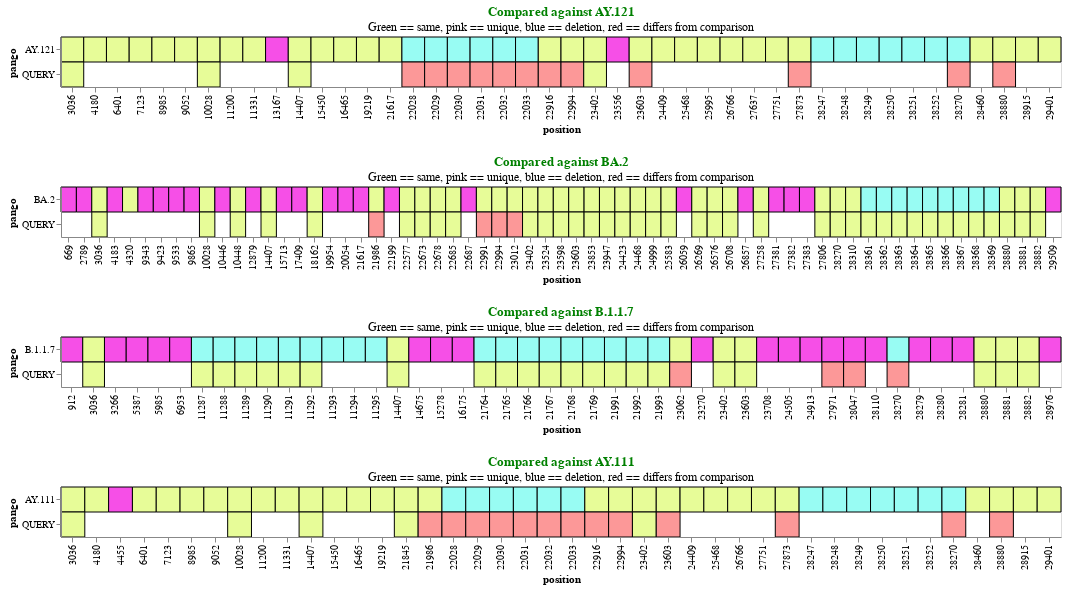

This figure's notebook cell:
### Code cell
def compare_query_and_lineage_plot(query_path: str, reference_path: str, mutations_csv: str, compare_to: str):
    '''Compares query mutatations against mutations for a given corona lineage.'''
    mutations_db = make_mutations_df(mutations_csv)
    mutations_db = mutations_db[['pango', 'mutation', 'kind', 'position']]
    lineage_df = mutations_db[mutations_db['pango'] == compare_to]

    query_df = make_query_df(query_path, reference_path)
    # Vad är bäst, jämföra mot bara mutationer i den man vill jämföra med eller ta alla mutationer som finns i query???
    # kommentera bort raderna nedan för att testa
    query_df = query_df[query_df['position'].isin(mutations_db.position.to_list())]
    query_df = query_df[query_df['position'].isin(lineage_df.position.to_list())]
    
    query_df['kind'] = [3 if x in lineage_df.mutation.to_list() else 4 for x in query_df.mutation]
    
    concated = pd.concat([lineage_df, query_df])
    position_level = sorted(concated.position.unique())
    
    fig = alt.Chart(concated, title={'text': [f'Compared against {compare_to}'], 
                                     'subtitle': ['Green == same, pink == unique, blue == deletion, red == differs from comparison'], 
                                     'color': 'green'}).mark_rect(stroke='black').encode(
    x=alt.X('position:N', axis=alt.Axis(), sort=position_level),
    y='pango',
    color=alt.Color('kind', legend=None, scale=alt.Scale(domain=[0, 1, 2, 3, 4], range=['#e7fc98 ', '#f64fe7', '#98fcf3', '#e7fc98', '#fc9898'])),
    tooltip=[
        alt.Tooltip('mutation', title='Mutation'),
        alt.Tooltip('pango', title='Pango')]).properties(width=1000, height=50)

    return fig, concated
    

fig1, df1 = compare_query_and_lineage_plot('output/nextclade.aligned.fasta', 'data/sars-cov-2/reference.fasta', 'mutations.csv', 'AY.121')
fig2, df1 = compare_query_and_lineage_plot('output/nextclade.aligned.fasta', 'data/sars-cov-2/reference.fasta', 'mutations.csv', 'BA.2')
fig3, df1 = compare_query_and_lineage_plot('output/nextclade.aligned.fasta', 'data/sars-cov-2/reference.fasta', 'mutations.csv', 'B.1.1.7')
fig4, df1 = compare_query_and_lineage_plot('output/nextclade.aligned.fasta', 'data/sars-cov-2/reference.fasta', 'mutations.csv', 'AY.111')


fig1 & fig2 & fig3 & fig4

### Figure 1 — Vega-Lite specification as saved in the notebook (floating-point values rounded to 4 significant figures)
{"config": {"view": {"continuousWidth": 400, "continuousHeight": 300}}, "vconcat": [{"data": {"name": "data-84133f757e0aec9e817d615736dae4f9"}, "mark": {"type": "rect", "stroke": "black"}, "encoding": {"color": {"field": "kind", "legend": null, "scale": {"domain": [0, 1, 2, 3, 4], "range": ["#e7fc98 ", "#f64fe7", "#98fcf3", "#e7fc98", "#fc9898"]}, "type": "quantitative"}, "tooltip": [{"field": "mutation", "title": "Mutation", "type": "nominal"}, {"field": "pango", "title": "Pango", "type": "nominal"}], "x": {"axis": {}, "field": "position", "sort": [3036.0, 4180.0, 6401.0, 7123.0, 8985.0, 9052.0, 10030.0, 11200.0, 11330.0, 13170.0, 14410.0, 15450.0, 16460.0, 19220.0, 21620.0, 22030.0, 22030.0, 22030.0, 22030.0, 22030.0, 22030.0, 22920.0, 22990.0, 23400.0, 23560.0, 23600.0, 24410.0, 25470.0, 26000.0, 26770.0, 27640.0, 27750.0, 27870.0, 28250.0, 28250.0, 28250.0, 28250.0, 28250.0, 28250.0, 28270.0, 28460.0, 28880.0, 28920.0, 29400.0], "type": "nominal"}, "y": {"field": "pango", "type": "nominal"}}, "height": 50, "title": {"text": ["Compared against AY.121"], "subtitle": ["Green == same, pink == unique, blue == deletion, red == differs from comparison"], "color": "green"}, "width": 1000}, {"data": {"name": "data-923399263a48889f681003441d9ca992"}, "mark": {"type": "rect", "stroke": "black"}, "encoding": {"color": {"field": "kind", "legend": null, "scale": {"domain": [0, 1, 2, 3, 4], "range": ["#e7fc98 ", "#f64fe7", "#98fcf3", "#e7fc98", "#fc9898"]}, "type": "quantitative"}, "tooltip": [{"field": "mutation", "title": "Mutation", "type": "nominal"}, {"field": "pango", "title": "Pango", "type": "nominal"}], "x": {"axis": {}, "field": "position", "sort": [669.0, 2789.0, 3036.0, 4183.0, 4320.0, 9343.0, 9423.0, 9533.0, 9865.0, 10030.0, 10450.0, 10450.0, 12880.0, 14410.0, 15710.0, 17410.0, 18160.0, 19950.0, 20050.0, 21620.0, 21990.0, 22200.0, 22580.0, 22670.0, 22680.0, 22680.0, 22690.0, 22990.0, 22990.0, 23010.0, 23400.0, 23520.0, 23600.0, 23600.0, 23850.0, 23950.0, 24420.0, 24470.0, 25000.0, 25580.0, 26060.0, 26270.0, 26580.0, 26710.0, 26860.0, 27260.0, 27380.0, 27380.0, 27380.0, 27810.0, 28270.0, 28310.0, 28360.0, 28360.0, 28360.0, 28360.0, 28360.0, 28370.0, 28370.0, 28370.0, 28370.0, 28880.0, 28880.0, 28880.0, 29510.0], "type": "nominal"}, "y": {"field": "pango", "type": "nominal"}}, "height": 50, "title": {"text": ["Compared against BA.2"], "subtitle": ["Green == same, pink == unique, blue == deletion, red == differs from comparison"], "color": "green"}, "width": 1000}, {"data": {"name": "data-1547beff7eff30610cc47ae92d7f6a5e"}, "mark": {"type": "rect", "stroke": "black"}, "encoding": {"color": {"field": "kind", "legend": null, "scale": {"domain": [0, 1, 2, 3, 4], "range": ["#e7fc98 ", "#f64fe7", "#98fcf3", "#e7fc98", "#fc9898"]}, "type": "quantitative"}, "tooltip": [{"field": "mutation", "title": "Mutation", "type": "nominal"}, {"field": "pango", "title": "Pango", "type": "nominal"}], "x": {"axis": {}, "field": "position", "sort": [912.0, 3036.0, 3266.0, 5387.0, 5985.0, 6953.0, 11290.0, 11290.0, 11290.0, 11290.0, 11290.0, 11290.0, 11290.0, 11290.0, 11300.0, 14410.0, 14680.0, 15280.0, 16180.0, 21760.0, 21760.0, 21770.0, 21770.0, 21770.0, 21770.0, 21990.0, 21990.0, 21990.0, 23060.0, 23270.0, 23400.0, 23600.0, 23710.0, 24500.0, 24910.0, 27970.0, 28050.0, 28110.0, 28270.0, 28280.0, 28280.0, 28280.0, 28880.0, 28880.0, 28880.0, 28980.0], "type": "nominal"}, "y": {"field": "pango", "type": "nominal"}}, "height": 50, "title": {"text": ["Compared against B.1.1.7"], "subtitle": ["Green == same, pink == unique, blue == deletion, red == differs from comparison"], "color": "green"}, "width": 1000}, {"data": {"name": "data-3633e888232dd14c0a99079a082411f4"}, "mark": {"type": "rect", "stroke": "black"}, "encoding": {"color": {"field": "kind", "legend": null, "scale": {"domain": [0, 1, 2, 3, 4], "range": ["#e7fc98 ", "#f64fe7", "#98fcf3", "#e7fc98", "#fc9898"]}, "type": "quantitative"}, "tooltip": [{"field": "mutation", "title": "Mutation", "type": "nominal"}, {"field": "pango", "title": "Pango", "type": "nominal"}], "x": {"axis": {}, "field": "position", "sort": [3036.0, 4180.0, 4455.0, 6401.0, 7123.0, 8985.0, 9052.0, 10030.0, 11200.0, 11330.0, 14410.0, 15450.0, 16460.0, 19220.0, 21840.0, 21990.0, 22030.0, 22030.0, 22030.0, 22030.0, 22030.0, 22030.0, 22920.0, 22990.0, 23400.0, 23600.0, 24410.0, 25470.0, 26770.0, 27750.0, 27870.0, 28250.0, 28250.0, 28250.0, 28250.0, 28250.0, 28250.0, 28270.0, 28460.0, 28880.0, 28920.0, 29400.0], "type": "nominal"}, "y": {"field": "pango", "type": "nominal"}}, "height": 50, "title": {"text": ["Compared against AY.111"], "subtitle": ["Green == same, pink == unique, blue == deletion, red == differs from comparison"], "color": "green"}, "width": 1000}], "$schema": "https://vega.github.io/schema/vega-lite/v4.17.0.json", "datasets": {"data-84133f757e0aec9e817d615736dae4f9": [{"pango": "AY.121", "mutation": "C3036T", "kind": 0, "position": 3036}, {"pango": "AY.121", "mutation": "G4180T", "kind": 0, "position": 4180}, {"pango": "AY.121", "mutation": "C6401T", "kind": 0, "position": 6401}, {"pango": "AY.121", "mutation": "C7123T", "kind": 0, "position": 7123}, {"pango": "AY.121", "mutation": "C8985T", "kind": 0, "position": 8985}, {"pango": "AY.121", "mutation": "G9052T", "kind": 0, "position": 9052}, {"pango": "AY.121", "mutation": "C10028T", "kind": 0, "position": 10028}, {"pango": "AY.121", "mutation": "A11200G", "kind": 0, "position": 11200}, {"pango": "AY.121", "mutation": "C13167T", "kind": 1, "position": 13167}, {"pango": "AY.121", "mutation": "C14407T", "kind": 0, "position": 14407}, {"pango": "AY.121", "mutation": "G15450A", "kind": 0, "position": 15450}, {"pango": "AY.121", "mutation": "C16465T", "kind": 0, "position": 16465}, {"pango": "AY.121", "mutation": "C19219T", "kind": 0, "position": 19219}, {"pango": "AY.121", "mutation": "C21617G", "kind": 0, "position": 21617}, {"pango": "AY.121", "mutation": "A22028-", "kind": 2, "position": 22028}, {"pango": "AY.121", "mutation": "G22029-", "kind": 2, "position": 22029}, {"pango": "AY.121", "mutation": "T22030-", "kind": 2, "position": 22030}, {"pango": "AY.121", "mutation": "T22031-", "kind": 2, "position": 22031}, {"pango": "AY.121", "mutation": "C22032-", "kind": 2, "position": 22032}, {"pango": "AY.121", "mutation": "A22033-", "kind": 2, "position": 22033}, {"pango": "AY.121", "mutation": "T22916G", "kind": 0, "position": 22916}, {"pango": "AY.121", "mutation": "C22994A", "kind": 0, "position": 22994}, {"pango": "AY.121", "mutation": "A23402G", "kind": 0, "position": 23402}, {"pango": "AY.121", "mutation": "C23556T", "kind": 1, "position": 23556}, {"pango": "AY.121", "mutation": "C23603G", "kind": 0, "position": 23603}, {"pango": "AY.121", "mutation": "G24409A", "kind": 0, "position": 24409}, {"pango": "AY.121", "mutation": "C25468T", "kind": 0, "position": 25468}, {"pango": "AY.121", "mutation": "G25995T", "kind": 0, "position": 25995}, {"pango": "AY.121", "mutation": "T26766C", "kind": 0, "position": 26766}, {"pango": "AY.121", "mutation": "T27637C", "kind": 0, "position": 27637}, {"pango": "AY.121", "mutation": "C27751T", "kind": 0, "position": 27751}, {"pango": "AY.121", "mutation": "C27873T", "kind": 0, "position": 27873}, {"pango": "AY.121", "mutation": "G28247-", "kind": 2, "position": 28247}, {"pango": "AY.121", "mutation": "A28248-", "kind": 2, "position": 28248}, {"pango": "AY.121", "mutation": "T28249-", "kind": 2, "position": 28249}, {"pango": "AY.121", "mutation": "T28250-", "kind": 2, "position": 28250}, {"pango": "AY.121", "mutation": "T28251-", "kind": 2, "position": 28251}, {"pango": "AY.121", "mutation": "C28252-", "kind": 2, "position": 28252}, {"pango": "AY.121", "mutation": "A28270-", "kind": 2, "position": 28270}, {"pango": "AY.121", "mutation": "A28460G", "kind": 0, "position": 28460}, {"pango": "AY.121", "mutation": "G28880T", "kind": 0, "position": 28880}, {"pango": "AY.121", "mutation": "G28915T", "kind": 0, "position": 28915}, {"pango": "AY.121", "mutation": "G29401T", "kind": 0, "position": 29401}, {"pango": "AY.121", "mutation": "A11331G", "kind": 0, "position": 11331}, {"pango": "QUERY", "mutation": "C3036T", "kind": 3, "position": 3036}, {"pango": "QUERY", "mutation": "C10028T", "kind": 3, "position": 10028}, {"pango": "QUERY", "mutation": "C14407T", "kind": 3, "position": 14407}, {"pango": "QUERY", "mutation": "A22028N", "kind": 4, "position": 22028}, {"pango": "QUERY", "mutation": "G22029N", "kind": 4, "position": 22029}, {"pango": "QUERY", "mutation": "T22030N", "kind": 4, "position": 22030}, {"pango": "QUERY", "mutation": "T22031N", "kind": 4, "position": 22031}, {"pango": "QUERY", "mutation": "C22032N", "kind": 4, "position": 22032}, {"pango": "QUERY", "mutation": "A22033N", "kind": 4, "position": 22033}, {"pango": "QUERY", "mutation": "T22916N", "kind": 4, "position": 22916}, {"pango": "QUERY", "mutation": "C22994N", "kind": 4, "position": 22994}, {"pango": "QUERY", "mutation": "A23402G", "kind": 3, "position": 23402}, {"pango": "QUERY", "mutation": "C23603A", "kind": 4, "position": 23603}, {"pango": "QUERY", "mutation": "C27873N", "kind": 4, "position": 27873}, {"pango": "QUERY", "mutation": "A28270T", "kind": 4, "position": 28270}, {"pango": "QUERY", "mutation": "G28880A", "kind": 4, "position": 28880}], "data-923399263a48889f681003441d9ca992": [{"pango": "BA.2", "mutation": "T669G", "kind": 1, "position": 669}, {"pango": "BA.2", "mutation": "C2789T", "kind": 1, "position": 2789}, {"pango": "BA.2", "mutation": "C3036T", "kind": 0, "position": 3036}, {"pango": "BA.2", "mutation": "G4183A", "kind": 1, "position": 4183}, {"pango": "BA.2", "mutation": "C4320T", "kind": 0, "position": 4320}, {"pango": "BA.2", "mutation": "C9343T", "kind": 1, "position": 9343}, {"pango": "BA.2", "mutation": "A9423G", "kind": 1, "position": 9423}, {"pango": "BA.2", "mutation": "C9533T", "kind": 1, "position": 9533}, {"pango": "BA.2", "mutation": "C9865T", "kind": 1, "position": 9865}, {"pango": "BA.2", "mutation": "C10028T", "kind": 0, "position": 10028}, {"pango": "BA.2", "mutation": "G10446A", "kind": 1, "position": 10446}, {"pango": "BA.2", "mutation": "C10448A", "kind": 0, "position": 10448}, {"pango": "BA.2", "mutation": "C12879T", "kind": 1, "position": 12879}, {"pango": "BA.2", "mutation": "C14407T", "kind": 0, "position": 14407}, {"pango": "BA.2", "mutation": "C15713T", "kind": 1, "position": 15713}, {"pango": "BA.2", "mutation": "C17409T", "kind": 1, "position": 17409}, {"pango": "BA.2", "mutation": "A18162G", "kind": 0, "position": 18162}, {"pango": "BA.2", "mutation": "C19954T", "kind": 1, "position": 19954}, {"pango": "BA.2", "mutation": "A20054G", "kind": 1, "position": 20054}, {"pango": "BA.2", "mutation": "C21617T", "kind": 1, "position": 21617}, {"pango": "BA.2", "mutation": "G21986A", "kind": 0, "position": 21986}, {"pango": "BA.2", "mutation": "T22199G", "kind": 1, "position": 22199}, {"pango": "BA.2", "mutation": "G22577A", "kind": 0, "position": 22577}, {"pango": "BA.2", "mutation": "C22673T", "kind": 0, "position": 22673}, {"pango": "BA.2", "mutation": "T22678C", "kind": 0, "position": 22678}, {"pango": "BA.2", "mutation": "C22685T", "kind": 0, "position": 22685}, {"pango": "BA.2", "mutation": "A22687G", "kind": 1, "position": 22687}, {"pango": "BA.2", "mutation": "G22991A", "kind": 0, "position": 22991}, {"pango": "BA.2", "mutation": "C22994A", "kind": 0, "position": 22994}, {"pango": "BA.2", "mutation": "A23012C", "kind": 0, "position": 23012}, {"pango": "BA.2", "mutation": "A23402G", "kind": 0, "position": 23402}, {"pango": "BA.2", "mutation": "C23524T", "kind": 0, "position": 23524}, {"pango": "BA.2", "mutation": "T23598G", "kind": 0, "position": 23598}, {"pango": "BA.2", "mutation": "C23603A", "kind": 0, "position": 23603}, {"pango": "BA.2", "mutation": "C23853A", "kind": 0, "position": 23853}, {"pango": "BA.2", "mutation": "G23947T", "kind": 0, "position": 23947}, {"pango": "BA.2", "mutation": "A24423T", "kind": 0, "position": 24423}, {"pango": "BA.2", "mutation": "T24468A", "kind": 0, "position": 24468}, {"pango": "BA.2", "mutation": "C24999T", "kind": 0, "position": 24999}, {"pango": "BA.2", "mutation": "C25583T", "kind": 0, "position": 25583}, {"pango": "BA.2", "mutation": "C26059T", "kind": 1, "position": 26059}, {"pango": "BA.2", "mutation": "C26269T", "kind": 0, "position": 26269}, {"pango": "BA.2", "mutation": "C26576G", "kind": 0, "position": 26576}, {"pango": "BA.2", "mutation": "G26708A", "kind": 0, "position": 26708}, {"pango": "BA.2", "mutation": "C26857T", "kind": 1, "position": 26857}, {"pango": "BA.2", "mutation": "A27258C", "kind": 0, "position": 27258}, {"pango": "BA.2", "mutation": "G27381C", "kind": 1, "position": 27381}, {"pango": "BA.2", "mutation": "A27382T", "kind": 1, "position": 27382}, {"pango": "BA.2", "mutation": "T27383C", "kind": 1, "position": 27383}, {"pango": "BA.2", "mutation": "C27806T", "kind": 0, "position": 27806}, {"pango": "BA.2", "mutation": "A28270T", "kind": 0, "position": 28270}, {"pango": "BA.2", "mutation": "C28310T", "kind": 0, "position": 28310}, {"pango": "BA.2", "mutation": "G28361-", "kind": 2, "position": 28361}, {"pango": "BA.2", "mutation": "A28362-", "kind": 2, "position": 28362}, {"pango": "BA.2", "mutation": "G28363-", "kind": 2, "position": 28363}, {"pango": "BA.2", "mutation": "A28364-", "kind": 2, "position": 28364}, {"pango": "BA.2", "mutation": "A28365-", "kind": 2, "position": 28365}, {"pango": "BA.2", "mutation": "C28366-", "kind": 2, "position": 28366}, {"pango": "BA.2", "mutation": "G28367-", "kind": 2, "position": 28367}, {"pango": "BA.2", "mutation": "C28368-", "kind": 2, "position": 28368}, {"pango": "BA.2", "mutation": "A28369-", "kind": 2, "position": 28369}, {"pango": "BA.2", "mutation": "G28880A", "kind": 0, "position": 28880}, {"pango": "BA.2", "mutation": "G28881A", "kind": 0, "position": 28881}, {"pango": "BA.2", "mutation": "G28882C", "kind": 0, "position": 28882}, {"pango": "BA.2", "mutation": "A29509C", "kind": 1, "position": 29509}, {"pango": "QUERY", "mutation": "C3036T", "kind": 3, "position": 3036}, {"pango": "QUERY", "mutation": "C10028T", "kind": 3, "position": 10028}, {"pango": "QUERY", "mutation": "C10448A", "kind": 3, "position": 10448}, {"pango": "QUERY", "mutation": "C14407T", "kind": 3, "position": 14407}, {"pango": "QUERY", "mutation": "A18162G", "kind": 3, "position": 18162}, {"pango": "QUERY", "mutation": "G21986-", "kind": 4, "position": 21986}, {"pango": "QUERY", "mutation": "G22577A", "kind": 3, "position": 22577}, {"pango": "QUERY", "mutation": "C22673T", "kind": 3, "position": 22673}, {"pango": "QUERY", "mutation": "T22678C", "kind": 3, "position": 22678}, {"pango": "QUERY", "mutation": "C22685T", "kind": 3, "position": 22685}, {"pango": "QUERY", "mutation": "G22991N", "kind": 4, "position": 22991}, {"pango": "QUERY", "mutation": "C22994N", "kind": 4, "position": 22994}, {"pango": "QUERY", "mutation": "A23012N", "kind": 4, "position": 23012}, {"pango": "QUERY", "mutation": "A23402G", "kind": 3, "position": 23402}, {"pango": "QUERY", "mutation": "C23524T", "kind": 3, "position": 23524}, {"pango": "QUERY", "mutation": "T23598G", "kind": 3, "position": 23598}, {"pango": "QUERY", "mutation": "C23603A", "kind": 3, "position": 23603}, {"pango": "QUERY", "mutation": "C23853A", "kind": 3, "position": 23853}, {"pango": "QUERY", "mutation": "G23947T", "kind": 3, "position": 23947}, {"pango": "QUERY", "mutation": "A24423T", "kind": 3, "position": 24423}, {"pango": "QUERY", "mutation": "T24468A", "kind": 3, "position": 24468}, {"pango": "QUERY", "mutation": "C24999T", "kind": 3, "position": 24999}, {"pango": "QUERY", "mutation": "C25583T", "kind": 3, "position": 25583}, {"pango": "QUERY", "mutation": "C26269T", "kind": 3, "position": 26269}, {"pango": "QUERY", "mutation": "C26576G", "kind": 3, "position": 26576}, {"pango": "QUERY", "mutation": "G26708A", "kind": 3, "position": 26708}, {"pango": "QUERY", "mutation": "A27258C", "kind": 3, "position": 27258}, {"pango": "QUERY", "mutation": "C27806T", "kind": 3, "position": 27806}, {"pango": "QUERY", "mutation": "A28270T", "kind": 3, "position": 28270}, {"pango": "QUERY", "mutation": "C28310T", "kind": 3, "position": 28310}, {"pango": "QUERY", "mutation": "G28361-", "kind": 3, "position": 28361}, {"pango": "QUERY", "mutation": "A28362-", "kind": 3, "position": 28362}, {"pango": "QUERY", "mutation": "G28363-", "kind": 3, "position": 28363}, {"pango": "QUERY", "mutation": "A28364-", "kind": 3, "position": 28364}, {"pango": "QUERY", "mutation": "A28365-", "kind": 3, "position": 28365}, {"pango": "QUERY", "mutation": "C28366-", "kind": 3, "position": 28366}, {"pango": "QUERY", "mutation": "G28367-", "kind": 3, "position": 28367}, {"pango": "QUERY", "mutation": "C28368-", "kind": 3, "position": 28368}, {"pango": "QUERY", "mutation": "A28369-", "kind": 3, "position": 28369}, {"pango": "QUERY", "mutation": "G28880A", "kind": 3, "position": 28880}, {"pango": "QUERY", "mutation": "G28881A", "kind": 3, "position": 28881}, {"pango": "QUERY", "mutation": "G28882C", "kind": 3, "position": 28882}], "data-1547beff7eff30610cc47ae92d7f6a5e": [{"pango": "B.1.1.7", "mutation": "C912T", "kind": 1, "position": 912}, {"pango": "B.1.1.7", "mutation": "C3036T", "kind": 0, "position": 3036}, {"pango": "B.1.1.7", "mutation": "C3266T", "kind": 1, "position": 3266}, {"pango": "B.1.1.7", "mutation": "C5387A", "kind": 1, "position": 5387}, {"pango": "B.1.1.7", "mutation": "C5985T", "kind": 1, "position": 5985}, {"pango": "B.1.1.7", "mutation": "T6953C", "kind": 1, "position": 6953}, {"pango": "B.1.1.7", "mutation": "T11287-", "kind": 2, "position": 11287}, {"pango": "B.1.1.7", "mutation": "C11288-", "kind": 2, "position": 11288}, {"pango": "B.1.1.7", "mutation": "T11289-", "kind": 2, "position": 11289}, {"pango": "B.1.1.7", "mutation": "G11290-", "kind": 2, "position": 11290}, {"pango": "B.1.1.7", "mutation": "G11291-", "kind": 2, "position": 11291}, {"pango": "B.1.1.7", "mutation": "T11292-", "kind": 2, "position": 11292}, {"pango": "B.1.1.7", "mutation": "T11293-", "kind": 2, "position": 11293}, {"pango": "B.1.1.7", "mutation": "T11294-", "kind": 2, "position": 11294}, {"pango": "B.1.1.7", "mutation": "T11295-", "kind": 2, "position": 11295}, {"pango": "B.1.1.7", "mutation": "C14407T", "kind": 0, "position": 14407}, {"pango": "B.1.1.7", "mutation": "C14675T", "kind": 1, "position": 14675}, {"pango": "B.1.1.7", "mutation": "C15278T", "kind": 1, "position": 15278}, {"pango": "B.1.1.7", "mutation": "T16175C", "kind": 1, "position": 16175}, {"pango": "B.1.1.7", "mutation": "T21764-", "kind": 2, "position": 21764}, {"pango": "B.1.1.7", "mutation": "A21765-", "kind": 2, "position": 21765}, {"pango": "B.1.1.7", "mutation": "C21766-", "kind": 2, "position": 21766}, {"pango": "B.1.1.7", "mutation": "A21767-", "kind": 2, "position": 21767}, {"pango": "B.1.1.7", "mutation": "T21768-", "kind": 2, "position": 21768}, {"pango": "B.1.1.7", "mutation": "G21769-", "kind": 2, "position": 21769}, {"pango": "B.1.1.7", "mutation": "T21991-", "kind": 2, "position": 21991}, {"pango": "B.1.1.7", "mutation": "A21992-", "kind": 2, "position": 21992}, {"pango": "B.1.1.7", "mutation": "T21993-", "kind": 2, "position": 21993}, {"pango": "B.1.1.7", "mutation": "A23062T", "kind": 0, "position": 23062}, {"pango": "B.1.1.7", "mutation": "C23270A", "kind": 1, "position": 23270}, {"pango": "B.1.1.7", "mutation": "A23402G", "kind": 0, "position": 23402}, {"pango": "B.1.1.7", "mutation": "C23603A", "kind": 0, "position": 23603}, {"pango": "B.1.1.7", "mutation": "C23708T", "kind": 1, "position": 23708}, {"pango": "B.1.1.7", "mutation": "T24505G", "kind": 1, "position": 24505}, {"pango": "B.1.1.7", "mutation": "G24913C", "kind": 1, "position": 24913}, {"pango": "B.1.1.7", "mutation": "C27971T", "kind": 1, "position": 27971}, {"pango": "B.1.1.7", "mutation": "G28047T", "kind": 1, "position": 28047}, {"pango": "B.1.1.7", "mutation": "A28110G", "kind": 1, "position": 28110}, {"pango": "B.1.1.7", "mutation": "G28279C", "kind": 1, "position": 28279}, {"pango": "B.1.1.7", "mutation": "A28280T", "kind": 1, "position": 28280}, {"pango": "B.1.1.7", "mutation": "T28281A", "kind": 1, "position": 28281}, {"pango": "B.1.1.7", "mutation": "G28880A", "kind": 0, "position": 28880}, {"pango": "B.1.1.7", "mutation": "G28881A", "kind": 0, "position": 28881}, {"pango": "B.1.1.7", "mutation": "G28882C", "kind": 0, "position": 28882}, {"pango": "B.1.1.7", "mutation": "C28976T", "kind": 1, "position": 28976}, {"pango": "B.1.1.7", "mutation": "A28270-", "kind": 2, "position": 28270}, {"pango": "QUERY", "mutation": "C3036T", "kind": 3, "position": 3036}, {"pango": "QUERY", "mutation": "T11287-", "kind": 3, "position": 11287}, {"pango": "QUERY", "mutation": "C11288-", "kind": 3, "position": 11288}, {"pango": "QUERY", "mutation": "T11289-", "kind": 3, "position": 11289}, {"pango": "QUERY", "mutation": "G11290-", "kind": 3, "position": 11290}, {"pango": "QUERY", "mutation": "G11291-", "kind": 3, "position": 11291}, {"pango": "QUERY", "mutation": "T11292-", "kind": 3, "position": 11292}, {"pango": "QUERY", "mutation": "C14407T", "kind": 3, "position": 14407}, {"pango": "QUERY", "mutation": "T21764-", "kind": 3, "position": 21764}, {"pango": "QUERY", "mutation": "A21765-", "kind": 3, "position": 21765}, {"pango": "QUERY", "mutation": "C21766-", "kind": 3, "position": 21766}, {"pango": "QUERY", "mutation": "A21767-", "kind": 3, "position": 21767}, {"pango": "QUERY", "mutation": "T21768-", "kind": 3, "position": 21768}, {"pango": "QUERY", "mutation": "G21769-", "kind": 3, "position": 21769}, {"pango": "QUERY", "mutation": "T21991-", "kind": 3, "position": 21991}, {"pango": "QUERY", "mutation": "A21992-", "kind": 3, "position": 21992}, {"pango": "QUERY", "mutation": "T21993-", "kind": 3, "position": 21993}, {"pango": "QUERY", "mutation": "A23062N", "kind": 4, "position": 23062}, {"pango": "QUERY", "mutation": "A23402G", "kind": 3, "position": 23402}, {"pango": "QUERY", "mutation": "C23603A", "kind": 3, "position": 23603}, {"pango": "QUERY", "mutation": "C27971N", "kind": 4, "position": 27971}, {"pango": "QUERY", "mutation": "G28047N", "kind": 4, "position": 28047}, {"pango": "QUERY", "mutation": "A28270T", "kind": 4, "position": 28270}, {"pango": "QUERY", "mutation": "G28880A", "kind": 3, "position": 28880}, {"pango": "QUERY", "mutation": "G28881A", "kind": 3, "position": 28881}, {"pango": "QUERY", "mutation": "G28882C", "kind": 3, "position": 28882}], "data-3633e888232dd14c0a99079a082411f4": [{"pango": "AY.111", "mutation": "C3036T", "kind": 0, "position": 3036}, {"pango": "AY.111", "mutation": "G4180T", "kind": 0, "position": 4180}, {"pango": "AY.111", "mutation": "C4455T", "kind": 1, "position": 4455}, {"pango": "AY.111", "mutation": "C6401T", "kind": 0, "position": 6401}, {"pango": "AY.111", "mutation": "C7123T", "kind": 0, "position": 7123}, {"pango": "AY.111", "mutation": "C8985T", "kind": 0, "position": 8985}, {"pango": "AY.111", "mutation": "G9052T", "kind": 0, "position": 9052}, {"pango": "AY.111", "mutation": "C10028T", "kind": 0, "position": 10028}, {"pango": "AY.111", "mutation": "A11200G", "kind": 0, "position": 11200}, {"pango": "AY.111", "mutation": "A11331G", "kind": 0, "position": 11331}, {"pango": "AY.111", "mutation": "C14407T", "kind": 0, "position": 14407}, {"pango": "AY.111", "mutation": "G15450A", "kind": 0, "position": 15450}, {"pango": "AY.111", "mutation": "C16465T", "kind": 0, "position": 16465}, {"pango": "AY.111", "mutation": "C19219T", "kind": 0, "position": 19219}, {"pango": "AY.111", "mutation": "C21845T", "kind": 0, "position": 21845}, {"pango": "AY.111", "mutation": "G21986A", "kind": 0, "position": 21986}, {"pango": "AY.111", "mutation": "A22028-", "kind": 2, "position": 22028}, {"pango": "AY.111", "mutation": "G22029-", "kind": 2, "position": 22029}, {"pango": "AY.111", "mutation": "T22030-", "kind": 2, "position": 22030}, {"pango": "AY.111", "mutation": "T22031-", "kind": 2, "position": 22031}, {"pango": "AY.111", "mutation": "C22032-", "kind": 2, "position": 22032}, {"pango": "AY.111", "mutation": "A22033-", "kind": 2, "position": 22033}, {"pango": "AY.111", "mutation": "T22916G", "kind": 0, "position": 22916}, {"pango": "AY.111", "mutation": "C22994A", "kind": 0, "position": 22994}, {"pango": "AY.111", "mutation": "A23402G", "kind": 0, "position": 23402}, {"pango": "AY.111", "mutation": "C23603G", "kind": 0, "position": 23603}, {"pango": "AY.111", "mutation": "G24409A", "kind": 0, "position": 24409}, {"pango": "AY.111", "mutation": "C25468T", "kind": 0, "position": 25468}, {"pango": "AY.111", "mutation": "T26766C", "kind": 0, "position": 26766}, {"pango": "AY.111", "mutation": "C27751T", "kind": 0, "position": 27751}, {"pango": "AY.111", "mutation": "C27873T", "kind": 0, "position": 27873}, {"pango": "AY.111", "mutation": "G28247-", "kind": 2, "position": 28247}, {"pango": "AY.111", "mutation": "A28248-", "kind": 2, "position": 28248}, {"pango": "AY.111", "mutation": "T28249-", "kind": 2, "position": 28249}, {"pango": "AY.111", "mutation": "T28250-", "kind": 2, "position": 28250}, {"pango": "AY.111", "mutation": "T28251-", "kind": 2, "position": 28251}, {"pango": "AY.111", "mutation": "C28252-", "kind": 2, "position": 28252}, {"pango": "AY.111", "mutation": "A28270-", "kind": 2, "position": 28270}, {"pango": "AY.111", "mutation": "A28460G", "kind": 0, "position": 28460}, {"pango": "AY.111", "mutation": "G28880T", "kind": 0, "position": 28880}, {"pango": "AY.111", "mutation": "G28915T", "kind": 0, "position": 28915}, {"pango": "AY.111", "mutation": "G29401T", "kind": 0, "position": 29401}, {"pango": "QUERY", "mutation": "C3036T", "kind": 3, "position": 3036}, {"pango": "QUERY", "mutation": "C10028T", "kind": 3, "position": 10028}, {"pango": "QUERY", "mutation": "C14407T", "kind": 3, "position": 14407}, {"pango": "QUERY", "mutation": "C21845T", "kind": 3, "position": 21845}, {"pango": "QUERY", "mutation": "G21986-", "kind": 4, "position": 21986}, {"pango": "QUERY", "mutation": "A22028N", "kind": 4, "position": 22028}, {"pango": "QUERY", "mutation": "G22029N", "kind": 4, "position": 22029}, {"pango": "QUERY", "mutation": "T22030N", "kind": 4, "position": 22030}, {"pango": "QUERY", "mutation": "T22031N", "kind": 4, "position": 22031}, {"pango": "QUERY", "mutation": "C22032N", "kind": 4, "position": 22032}, {"pango": "QUERY", "mutation": "A22033N", "kind": 4, "position": 22033}, {"pango": "QUERY", "mutation": "T22916N", "kind": 4, "position": 22916}, {"pango": "QUERY", "mutation": "C22994N", "kind": 4, "position": 22994}, {"pango": "QUERY", "mutation": "A23402G", "kind": 3, "position": 23402}, {"pango": "QUERY", "mutation": "C23603A", "kind": 4, "position": 23603}, {"pango": "QUERY", "mutation": "C27873N", "kind": 4, "position": 27873}, {"pango": "QUERY", "mutation": "A28270T", "kind": 4, "position": 28270}, {"pango": "QUERY", "mutation": "G28880A", "kind": 4, "position": 28880}]}}
